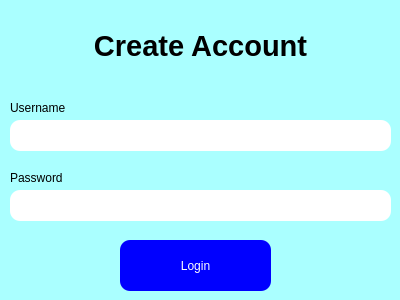
<?xml version="1.0" encoding="UTF-8"?>
<ui version="4.0">
 <class>MainWindow</class>
 <widget class="QMainWindow" name="MainWindow">
  <property name="geometry">
   <rect>
    <x>0</x>
    <y>0</y>
    <width>400</width>
    <height>300</height>
   </rect>
  </property>
  <property name="windowTitle">
   <string>MainWindow</string>
  </property>
  <widget class="QWidget" name="centralwidget">
   <widget class="QPushButton" name="pushButton">
    <property name="geometry">
     <rect>
      <x>120</x>
      <y>240</y>
      <width>151</width>
      <height>51</height>
     </rect>
    </property>
    <property name="styleSheet">
     <string notr="true">background-color: rgb(0, 0, 255);
color: rgb(255, 255, 255);
border-radius: 10px; </string>
    </property>
    <property name="text">
     <string>Login</string>
    </property>
   </widget>
   <widget class="QLineEdit" name="lineEdit">
    <property name="geometry">
     <rect>
      <x>10</x>
      <y>120</y>
      <width>381</width>
      <height>31</height>
     </rect>
    </property>
    <property name="styleSheet">
     <string notr="true">border-radius: 10px;</string>
    </property>
   </widget>
   <widget class="QLineEdit" name="lineEdit_2">
    <property name="geometry">
     <rect>
      <x>10</x>
      <y>190</y>
      <width>381</width>
      <height>31</height>
     </rect>
    </property>
    <property name="styleSheet">
     <string notr="true">border-radius: 10px;</string>
    </property>
   </widget>
   <widget class="QLabel" name="label">
    <property name="geometry">
     <rect>
      <x>10</x>
      <y>100</y>
      <width>71</width>
      <height>16</height>
     </rect>
    </property>
    <property name="text">
     <string>Username</string>
    </property>
   </widget>
   <widget class="QLabel" name="label_2">
    <property name="geometry">
     <rect>
      <x>10</x>
      <y>170</y>
      <width>71</width>
      <height>16</height>
     </rect>
    </property>
    <property name="text">
     <string>Password</string>
    </property>
   </widget>
   <widget class="QLabel" name="label_3">
    <property name="geometry">
     <rect>
      <x>90</x>
      <y>20</y>
      <width>221</width>
      <height>51</height>
     </rect>
    </property>
    <property name="font">
     <font>
      <pointsize>22</pointsize>
      <bold>true</bold>
     </font>
    </property>
    <property name="text">
     <string>Create Account</string>
    </property>
    <property name="alignment">
     <set>Qt::AlignCenter</set>
    </property>
   </widget>
   <widget class="QLabel" name="label_4">
    <property name="geometry">
     <rect>
      <x>0</x>
      <y>0</y>
      <width>400</width>
      <height>300</height>
     </rect>
    </property>
    <property name="styleSheet">
     <string notr="true">background-color: rgb(170, 255, 255);</string>
    </property>
    <property name="text">
     <string/>
    </property>
   </widget>
   <widget class="QLabel" name="label_5">
    <property name="geometry">
     <rect>
      <x>290</x>
      <y>70</y>
      <width>101</width>
      <height>61</height>
     </rect>
    </property>
    <property name="text">
     <string/>
    </property>
    <property name="pixmap">
     <pixmap resource="../pic.qrc">:/img/SH-C4K-PTA11.png</pixmap>
    </property>
    <property name="scaledContents">
     <bool>true</bool>
    </property>
   </widget>
   <zorder>label_4</zorder>
   <zorder>pushButton</zorder>
   <zorder>lineEdit</zorder>
   <zorder>lineEdit_2</zorder>
   <zorder>label</zorder>
   <zorder>label_2</zorder>
   <zorder>label_3</zorder>
   <zorder>label_5</zorder>
  </widget>
 </widget>
 <resources>
  <include location="../pic.qrc"/>
 </resources>
 <connections/>
</ui>
